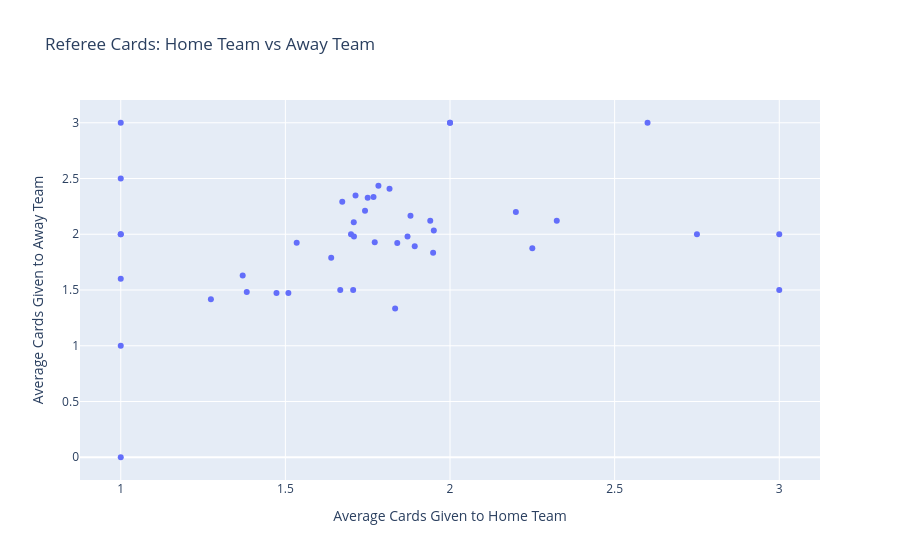

Source (notebook cell):
### Code cell
import plotly.express as px

df_premier["Home_Cards"] = df_premier["HY"] + df_premier["HR"]
df_premier["Away_Cards"] = df_premier["AY"] + df_premier["AR"]

referee_cards = (
    df_premier
    .groupby("Referee")
    .agg(
        Home_Cards=("Home_Cards", "mean"),
        Away_Cards=("Away_Cards", "mean")
    )
    .reset_index()
)

correlation = referee_cards["Home_Cards"].corr(
    referee_cards["Away_Cards"]
)

print("Correlation:", correlation)

fig = px.scatter(
    referee_cards,
    x="Home_Cards",
    y="Away_Cards",
    hover_name="Referee",
    title="Referee Cards: Home Team vs Away Team",
    labels={
        "Home_Cards": "Average Cards Given to Home Team",
        "Away_Cards": "Average Cards Given to Away Team"
    }
)

fig.show()

### Figure 1 — Plotly figure (JSON) as saved in the notebook; plotly's stock layout.template omitted (floating-point values rounded to 4 significant figures)
{"data": [{"hovertemplate": "<b>%{hovertext}</b><br><br>Average Cards Given to Home Team=%{x}<br>Average Cards Given to Away Team=%{y}<extra></extra>", "hovertext": ["A Kitchen", "A Madley", "A Marriner", "A Moss", "A Taylor", "C Kavanagh", "C Pawson", "D Bond", "D Coote", "D England", "D Webb", "F Hallam", "G Scott", "J Brooks", "J Gillett", "J Gillett ", "J Moss", "J Smith", "K Friend", "K Kavanagh", "L Mason", "L Smith", "M Atkinson", "M Dean", "M Donohue", "M Oliver", "M Salisbury", "O Langford", "O Oliver", "P Bankes", "P Tierney", "R Jones", "R Madley", "R Welch", "S Allison", "S Attwell", "S Barrott", "S Hooper", "S Scott", "S Singh", "T Bramall", "T Harrington", "T Kirk", "T Robinson"], "legendgroup": "", "marker": {"color": "#636efa", "symbol": "circle"}, "mode": "markers", "name": "", "orientation": "v", "showlegend": false, "type": "scatter", "x": [1.833, 1.534, 1.383, 1, 1.84, 1.699, 1.871, 1.783, 1.94, 1.768, 1, 1, 1.509, 2.324, 1.893, 1, 1.473, 2.25, 1.706, 1, 1.37, 2.2, 1.274, 1.949, 2.6, 1.639, 1.951, 1, 3, 1.713, 1.771, 1.673, 2, 3, 2.75, 1.88, 1.742, 1.708, 1, 2, 1.75, 1.708, 1.667, 1.816], "xaxis": "x", "y": [1.333, 1.924, 1.481, 3, 1.922, 2, 1.981, 2.435, 2.12, 2.333, 2.5, 1.6, 1.473, 2.122, 1.893, 1, 1.473, 1.875, 1.5, 2, 1.63, 2.2, 1.417, 1.833, 3, 1.789, 2.033, 0, 2, 2.348, 1.929, 2.291, 3, 1.5, 2, 2.167, 2.21, 2.108, 2, 3, 2.327, 1.979, 1.5, 2.408], "yaxis": "y"}], "layout": {"legend": {"tracegroupgap": 0}, "title": {"text": "Referee Cards: Home Team vs Away Team"}, "xaxis": {"anchor": "y", "domain": [0, 1], "title": {"text": "Average Cards Given to Home Team"}}, "yaxis": {"anchor": "x", "domain": [0, 1], "title": {"text": "Average Cards Given to Away Team"}}}}
